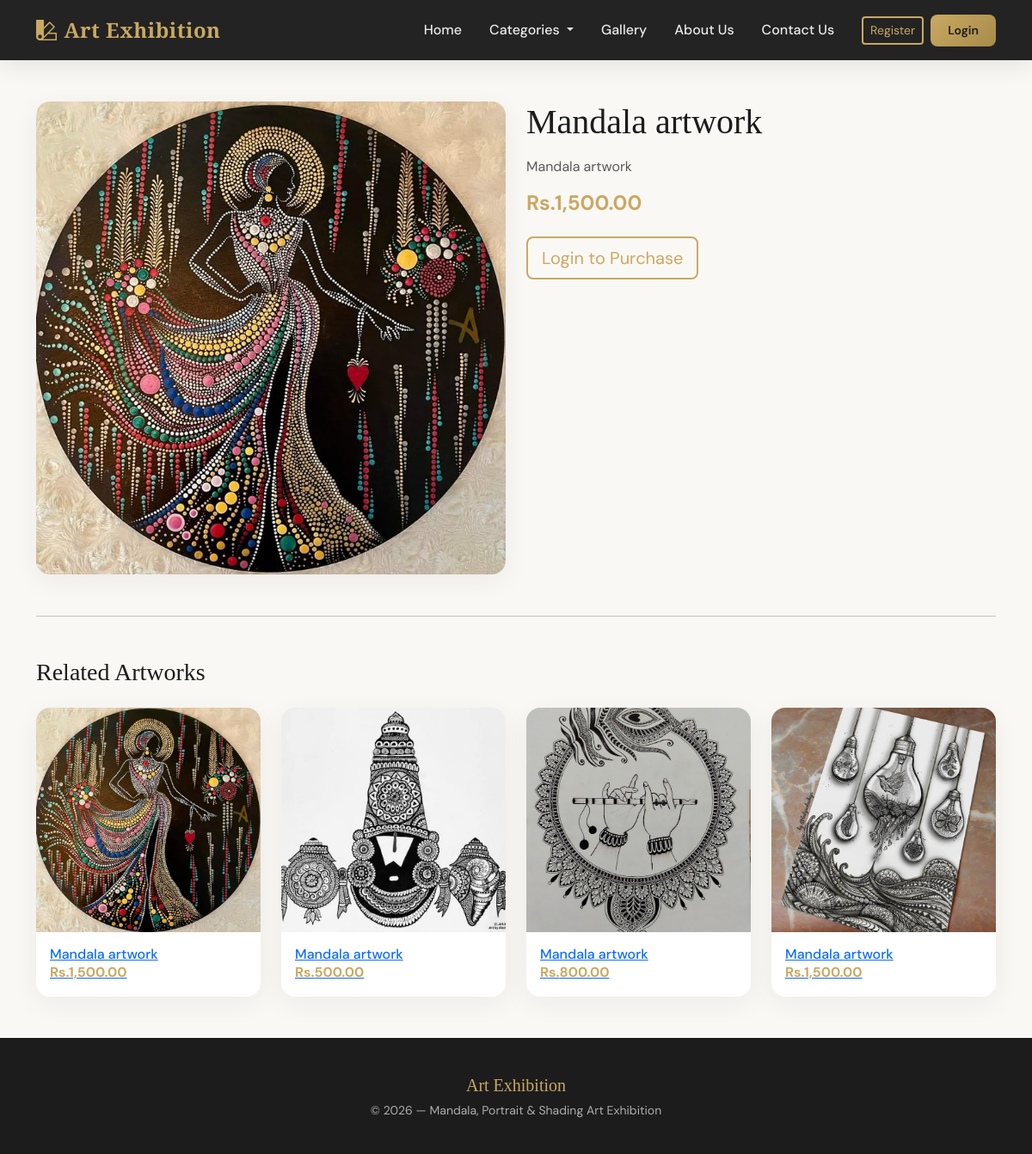
Page /painting/188e4e39bc49ea9c10370eb899bac528/ on the committed database.
### core/models.py (models this page shows, shortened)
class SiteSettings(models.Model):
    site_name = models.CharField(max_length=100, default='Art Exhibition')
    about_us_title = models.CharField(max_length=200, default='About Art Exhibition')
    about_us_content = models.TextField(default='We showcase beautiful artworks including mandala, portrait, and shading art.')
    contact_email = models.EmailField(default='contact@artexhibition.com')
    contact_phone = models.CharField(max_length=20, default='+91 98765 43210')
    contact_address = models.TextField(default='123 Art Gallery Street, Mumbai, India')
    hero_title = models.CharField(max_length=200, default='Discover Beautiful Art')
    hero_subtitle = models.CharField(max_length=300, default='Mandala, Portrait & Shading Art Exhibition')
    hero_background = models.ImageField(upload_to='hero/', blank=True, null=True)
    hero_background_url = models.URLField(blank=True, null=True)

class Painting(models.Model):
    title = models.CharField(max_length=255)
    slug = models.SlugField(unique=True, max_length=255)
    description = models.TextField(blank=True)
    category = models.ForeignKey(Category, on_delete=models.SET_NULL, null=True, related_name='paintings')
    image = models.ImageField(upload_to=painting_upload_path, blank=True, null=True)
    image_url = models.URLField(blank=True, null=True, help_text='External image URL if no file uploaded')
    price = models.DecimalField(max_digits=10, decimal_places=2, default=0)
    dimension = models.CharField(max_length=100, blank=True)
    medium = models.CharField(max_length=100, blank=True)
    is_available = models.BooleanField(default=True)
    stock = models.PositiveIntegerField(null=True, blank=True)
    sold_count = models.PositiveIntegerField(default=0)
    created_at = models.DateTimeField(auto_now_add=True)
    updated_at = models.DateTimeField(auto_now=True)
    class Meta:
        ordering = ['-created_at']
    def get_image_url(self):
        if self.image:
            return self.image.url
        if self.image_url:
            return self.image_url
        return 'https://images.unsplash.com/photo-1541961017774-22349e4a1262?w=400&h=400&fit=crop'

### core/views.py (the view)
# urls.py: path('painting/<slug:slug>/', views.painting_detail, name='painting_detail'),
def painting_detail(request, slug):
    painting = get_object_or_404(Painting, slug=slug, is_available=True)
    related = Painting.objects.filter(
        category=painting.category, is_available=True
    ).exclude(id=painting.id)[:4]
    return render(request, 'core/painting_detail.html', {'painting': painting, 'related': related})

### core/context_processors.py (called while the page is built)
def cart_count(request):
    try:
        if request.user.is_authenticated:
            return {'cart_count': Cart.objects.filter(user=request.user).count()}
    except Exception:
        pass
    return {'cart_count': 0}

def site_settings(request):
    try:
        s = SiteSettings.objects.first()
        return {'site_settings': s if s else SiteSettings()}
    except Exception:
        return {'site_settings': SiteSettings()}

def nav_categories(request):
    try:
        cats = Category.objects.order_by('name')
        return {'nav_categories': cats}
    except Exception:
        return {'nav_categories': []}

### templates/core/painting_detail.html (shortened to what this page needs)
{% extends 'base.html' %}
{% load humanize %}
{% block content %}
<section class="py-5">
    <div class="container">
        <div class="row g-4">
            <div class="col-lg-6">
                <div class="card card-art border-0 overflow-hidden">
                    <img src="{{ painting.get_image_url }}" alt="{{ painting.title }}" class="img-fluid w-100">
                </div>
            </div>
            <div class="col-lg-6">
                <h1 class="font-display mb-3">{{ painting.title }}</h1>
                <p class="text-muted mb-3">{{ painting.description }}</p>
                <p class="h4 fw-bold mb-4" style="color: var(--art-gold);">Rs.{{ painting.price|intcomma }}</p>
                {% if user.is_authenticated %}
                <form action="{% url 'core:cart_add' painting.id %}" method="post" class="d-flex align-items-center gap-3 flex-wrap">
                    {% csrf_token %}
                    <div class="input-group" style="max-width: 140px;">
                        <button type="button" class="btn btn-outline-secondary" onclick="decQty()">-</button>
                        <input type="number" name="quantity" id="qty" value="1" min="1" class="form-control text-center">
                        <button type="button" class="btn btn-outline-secondary" onclick="incQty()">+</button>
                    </div>
                    <input type="hidden" name="next" value="{{ request.path }}">
                    <button type="submit" class="btn btn-art btn-lg"><i class="bi bi-cart-plus me-2"></i>Add to Cart</button>
                </form>
                {% else %}
                <a href="{% url 'core:login' %}?next={{ request.path }}" class="btn btn-outline-art btn-lg">Login to Purchase</a>
                {% endif %}
            </div>
        </div>
        {% if related %}
        <hr class="my-5">
        <h3 class="font-display mb-4">Related Artworks</h3>
        <div class="row g-4">
            {% for p in related %}
            <div class="col-6 col-md-3">
                <div class="card card-art h-100">
                    <a href="{% url 'core:painting_detail' p.slug %}">
                        <div class="card-img-wrap"><img src="{{ p.get_image_url }}" alt="{{ p.title }}" class="w-100"></div>
                        <div class="card-body p-3"><h6 class="mb-0">{{ p.title }}</h6><p class="mb-0 fw-bold" style="color: var(--art-gold);">Rs.{{ p.price|intcomma }}</p></div>
                    </a>
                </div>
            </div>
            {% endfor %}
        </div>
        {% endif %}
    </div>
</section>
{% endblock %}

### templates/base.html (shortened to what this page needs)
{% load static %}
<!DOCTYPE html>
<html lang="en">
<head>
    <link href="https://cdn.jsdelivr.net/npm/bootstrap@5.3.2/dist/css/bootstrap.min.css" rel="stylesheet">
    <link rel="stylesheet" href="https://cdn.jsdelivr.net/npm/bootstrap-icons@1.11.1/font/bootstrap-icons.css">
</head>
<body class="d-flex flex-column min-vh-100">
    {% block nav %}
    <nav class="navbar navbar-expand-lg navbar-dark navbar-art sticky-top">
        <div class="container">
            <a class="navbar-brand" href="{% url 'core:home' %}">
                <i class="bi bi-palette2 me-2"></i>{{ site_settings.site_name }}
            </a>
            <div class="collapse navbar-collapse" id="navbarNav">
                <ul class="navbar-nav ms-auto">
                    <li class="nav-item"><a class="nav-link {% if request.resolver_match.url_name == 'home' %}active{% endif %}" href="{% url 'core:home' %}">Home</a></li>
                    <li class="nav-item dropdown">
                        <a class="nav-link dropdown-toggle" href="#" id="categoryDropdown" role="button" data-bs-toggle="dropdown" aria-expanded="false">
                            Categories
                        </a>
                    </li>
                    <li class="nav-item"><a class="nav-link" href="{% url 'core:gallery' %}">Gallery</a></li>
                    <li class="nav-item"><a class="nav-link" href="{% url 'core:about_us' %}">About Us</a></li>
                    <li class="nav-item"><a class="nav-link" href="{% url 'core:contact_us' %}">Contact Us</a></li>
                </ul>
                <ul class="navbar-nav align-items-center gap-2 ms-3">
                    {% if user.is_authenticated %}
                    <li class="nav-item">
                        <div class="user-avatar" title="{{ user.email }}">
                            {{ user.get_display_name }}
                        </div>
                    </li>
                    <li class="nav-item"><a class="nav-link" href="{% url 'core:order_list' %}">My Orders</a></li>
                    <li class="nav-item"><a class="nav-link" href="{% url 'core:logout' %}">Logout</a></li>
                    {% else %}
                    <li class="nav-item"><a class="btn btn-outline-art btn-sm" href="{% url 'core:register' %}">Register</a></li>
                    <li class="nav-item"><a class="btn btn-art btn-sm" href="{% url 'core:login' %}">Login</a></li>
                    {% endif %}
                </ul>
            </div>
        </div>
    </nav>
    {% endblock %}
    <main class="flex-grow-1">
        {% block content %}{% endblock %}
    </main>
    {% block footer %}
    <footer class="mt-auto">
        <div class="container text-center">
            <p class="mb-1 font-display fs-5" style="color: var(--art-gold);">{{ site_settings.site_name }}</p>
            <p class="small mb-0 opacity-75">© {% now "Y" %} — Mandala, Portrait & Shading Art Exhibition</p>
        </div>
    </footer>
    {% endblock %}
</body>
</html>

### templates/base.html (style rules this page uses)
:root { --art-ivory: #FAF8F5; --art-charcoal: #1C1C1C; --art-gold: #C9A962; --art-terracotta: #B85C38; --art-sage: #7D8B6F; --art-cream: #F5F0E8; }
* { box-sizing: border-box; }
body { font-family: 'DM Sans', sans-serif; background: var(--art-ivory); color: var(--art-charcoal); min-height: 100vh; overflow-x: hidden; }
.font-display { font-family: 'Playfair Display', serif; }
.navbar-art { background: rgba(28, 28, 28, 0.97) !important; backdrop-filter: blur(12px); box-shadow: 0 4px 30px rgba(0,0,0,0.1); padding: 0.75rem 0; }
.navbar-art .navbar-brand { font-family: 'Playfair Display', serif; font-weight: 700; font-size: 1.5rem; color: var(--art-gold) !important; letter-spacing: 0.5px; }
.navbar-art .nav-link { color: rgba(255,255,255,0.9) !important; font-weight: 500; padding: 0.5rem 1rem !important; border-radius: 6px; transition: all 0.3s ease; }
.btn-art { background: linear-gradient(135deg, var(--art-gold), #a88b4a); color: var(--art-charcoal); border: none; font-weight: 600; padding: 0.5rem 1.25rem; border-radius: 8px; transition: all 0.3s ease; }
.btn-outline-art { border: 2px solid var(--art-gold); color: var(--art-gold); background: transparent; }
.card-art { border: none; border-radius: 16px; overflow: hidden; box-shadow: 0 8px 32px rgba(28, 28, 28, 0.06); transition: all 0.4s cubic-bezier(0.4, 0, 0.2, 1); }
.card-art .card-img-wrap { aspect-ratio: 1; overflow: hidden; }
.card-art .card-img-wrap img { width: 100%; height: 100%; object-fit: cover; transition: transform 0.5s ease; }
footer { background: var(--art-charcoal); color: rgba(255,255,255,0.85); padding: 2.5rem 0; margin-top: auto; }

### rows in the picture
SiteSettings: site_name "Art Exhibition"
Painting: title "Mandala artwork", description "Mandala artwork", price "1,500.00"
Painting: shows a picture, title "Mandala artwork", price "1,500.00"
Painting: shows a picture, title "Mandala artwork", price "500.00"
Painting: shows a picture, title "Mandala artwork", price "800.00"
Painting: shows a picture, title "Mandala artwork", price "1,500.00"
